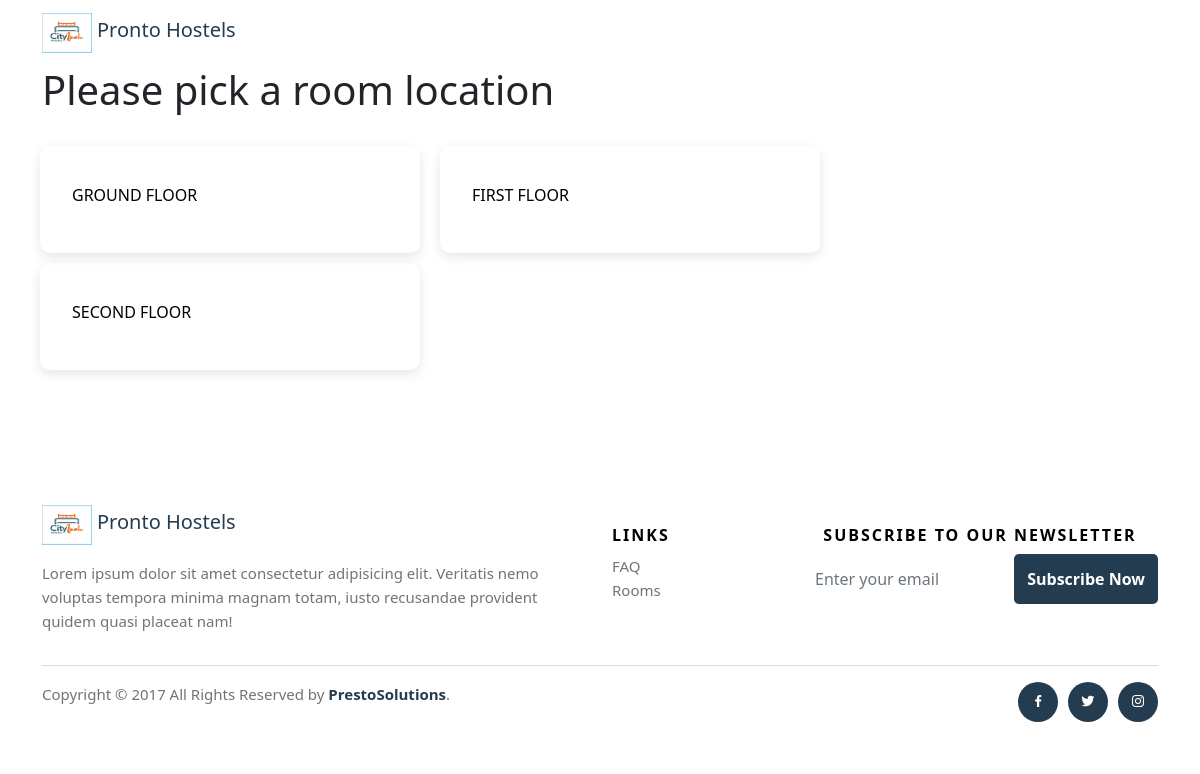
Page /location/1/9600.0 on the committed database.
### app.py (models this page shows)
class RoomLocation(db.Model):
    id = db.Column(db.Integer, primary_key=True)
    floor = db.Column(db.String(), nullable=True)
    location = db.Column(db.String(), nullable=True)

### app.py (the view)
@app.route('/location/<string:roomtype>/<string:tier>', methods=['GET', 'POST'])
def location(roomtype, tier):
    print(roomtype)
    session["roomtype"] = roomtype
    session["roomtier"] = tier
    roomtype = RoomLocation.query.all()
    return render_template('location.html', roomtype=roomtype)

### templates/location.html
{% extends "layout.html" %}
{% block body %}
<div class="container">
    <h1>Please pick a room location</h1>
    <br/>
    <div>
        <div>
            <div class="row">
                {% for r in roomtype %}
                <div class="col-md-4 answerCard">
                    <a style="text-decoration: none;" href="{{url_for("rooms", id=r.id)}}">
                        <div class="inactiveRoom">
                            <h6>{{r.location}}</h6>
                        </div>
                    </a>
                </div>
                {% endfor %}
            </div>
        </div>
    </div>
{% endblock %}

### static/css/style.css (style rules this page uses)
h6 { margin-bottom: 0; }
a { text-decoration: none; color: #000; }
.answerCard { display: flex; padding: 20px; margin:10px; border: 1px solid rgb(209, 209, 209); border-radius: 10px; box-shadow: rgba(0, 0, 0, 0.1) 0px 4px 12px; border: none; cursor: pointer; }
.inactiveRoom { background-color: rgba(255, 255, 255, 0.305); color: rgb(0, 0, 0); padding: 20px; align-items: center; }

### rows in the picture
RoomLocation: location "GROUND FLOOR"
RoomLocation: location "FIRST FLOOR"
RoomLocation: location "SECOND FLOOR"
